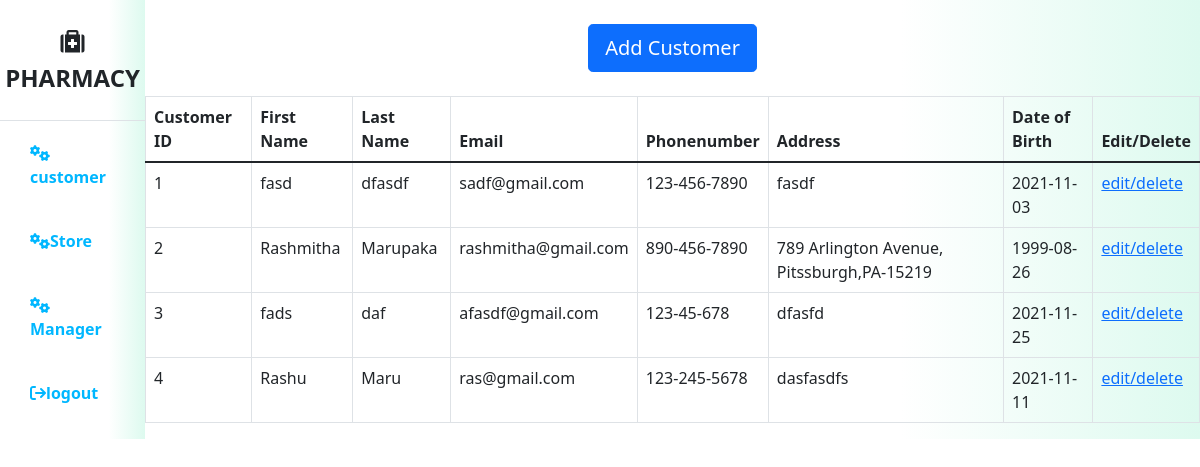
/admin_customers.php (signed in), run on an earlier commit of the app's database.
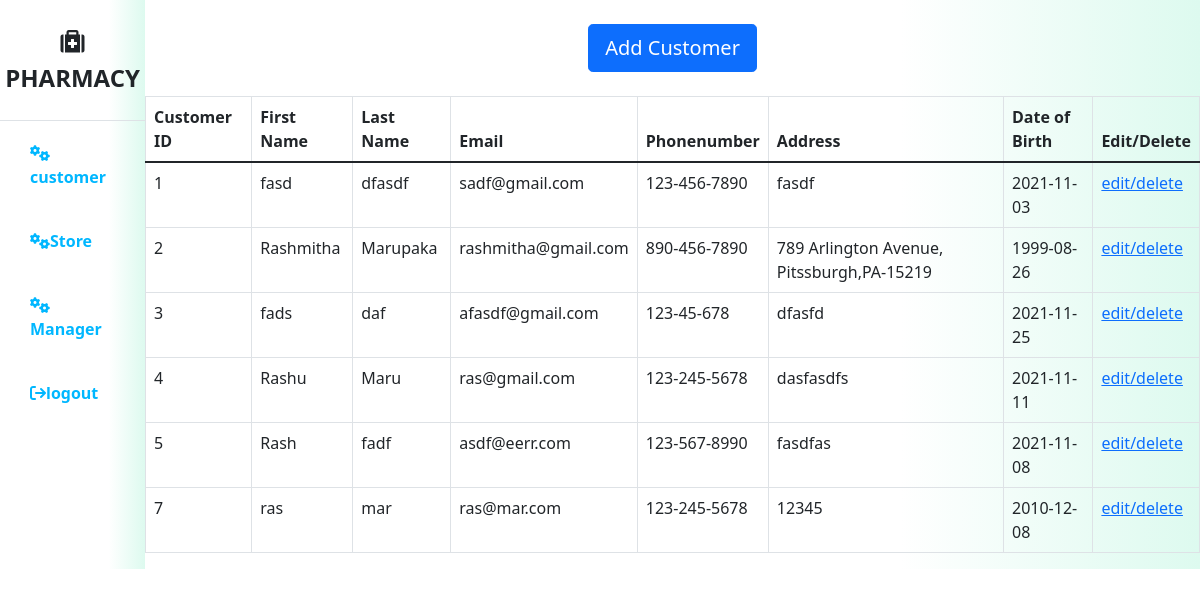
And on a later commit of the database.
### tables this page shows
CREATE TABLE `customer` (
  `customerid` int(11) NOT NULL,
  `firstname` varchar(50) DEFAULT NULL,
  `lastname` varchar(50) DEFAULT NULL,
  `email` varchar(50) NOT NULL,
  `phonenumber` varchar(15) NOT NULL,
  `address` varchar(100) NOT NULL,
  `dob` date NOT NULL,
  `password` varchar(300) NOT NULL
);

### admin_customers.php (the view, shortened to what this page needs)
<?php
    require_once('session_admin.php');
?>
<?php
    $sqlQuery = "SELECT customerid,firstname,lastname,email,phonenumber,address,dob FROM customer ";
    $statement = $db_conn->prepare($sqlQuery);
    $statement->execute();
?>
<!DOCTYPE html>
<html lang="en">
<head>
    <link href="https://cdn.jsdelivr.net/npm/bootstrap@5.1.3/dist/css/bootstrap.min.css" rel="stylesheet"
>
    <link rel="stylesheet" href="https://cdnjs.cloudflare.com/ajax/libs/font-awesome/6.0.0-beta3/css/all.min.css"
 />
    <link rel="stylesheet" href="user.css">
</head>
<body>
    <div class="d-flex" id="wrapper">
        <div class="bg-white" id="wrapper">
            <div class="sidebar-heading text-center py-4 primary-feet fs-4 fw-bold text-uppercase border-bottom">
                <i class="fa fa-medkit" aria-hidden="true"></i> Pharmacy
            </div>
            <div class="list-grpup list-group-flush#y-3">
            <a href="admin_customers.php" class="list-group-item list-group-item-action bg-transparent second-text fw-bold">
                <i class="fa fa-cogs" aria-hidden="true"></i>customer
                </a>
            <a href="admin_stores.php" class="list-group-item list-group-item-action bg-transparent second-text fw-bold">
                <i class="fa fa-cogs" aria-hidden="true"></i>Store
                </a>
            <a href="admin_managers.php" class="list-group-item list-group-item-action bg-transparent second-text fw-bold">
                <i class="fa fa-cogs" aria-hidden="true"></i>Manager
                </a>
            <a href="logout.php" class="list-group-item list-group-item-action bg-transparent second-text fw-bold">
                <i class="fa fa-sign-out" aria-hidden="true"></i>logout
            </a>
            </div>
        </div>
        <div id="page-content-wrapper">
            <br class="mb-3">
            <div class="text-center">
                <a href="admin_customers_add.php" class="btn btn-primary btn-lg">Add Customer</a>
            </div>
            <br class="mb-3">
            <table id="editableTable" class="table table-bordered">
                <thead>
                    <tr>
                        <th>Customer ID</th>
                        <th>First Name</th>
                        <th>Last Name</th>
                        <th>Email</th>
                        <th>Phonenumber</th>
                        <th>Address</th>
                        <th>Date of Birth</th>
                        <th>Edit/Delete</th>
                    </tr>
                </thead>
                <tbody>
                    <?php while( $user = $statement->fetch() ) { ?>
                    <tr>
                    <td><?php $_SESSION['customerid']=$user['customerid'];echo $user['customerid']; ?></td>
                    <td><?php $_SESSION['firstname']=$user['customerid'];echo $user['firstname']; ?></td>
                    <td><?php $_SESSION['lastname']=$user['customerid'];echo $user['lastname']; ?></td>
                    <td><?php $_SESSION['email']=$user['customerid'];echo $user['email']; ?></td>
                    <td><?php $_SESSION['phonenumber']=$user['customerid'];echo $user['phonenumber']; ?></td>
                    <td><?php $_SESSION['address']=$user['customerid'];echo $user['address']; ?></td>
                    <td><?php $_SESSION['dob']=$user['customerid'];echo $user['dob']; ?></td>
                    <td><a href="admin_customers_update.php?id=<?php echo $_SESSION['customerid'];?>">edit/delete</a></td>
                    </tr>
                    <?php } ?>
                </tbody>
            </table>
        </div>
    </div>
</body>
</html>

### user.css (style rules this page uses)
:root { --main-bg-color: rgba(19, 177, 71, 0.637); --main-text-color: rgb(255, 60, 0); --second-text-color: rgb(0, 183, 255); --second-bg-color: rgb(217, 255, 0); }
.second-text { color: var(--second-text-color); }
#wrapper { overflow-x: hidden; background-image: linear-gradient( to right, white, white, white, white, #ddfaef ); }
#page-content-wrapper { min-width: 100vw; }
.list-group-item { border: none; padding: 20px 30px; }
@media (min-width: 768px) { #page-content-wrapper { min-width: 0; width: 100% } }

What changed in the data, as far as the page shows it:
added customer: customerid "5", firstname "Rash", lastname "fadf", email "asdf@eerr.com", phonenumber "123-567-8990", address "fasdfas", dob "2021-11-08"
added customer: customerid "7", firstname "ras", lastname "mar", email "ras@mar.com", phonenumber "123-245-5678", address "12345", dob "2010-12-08"
